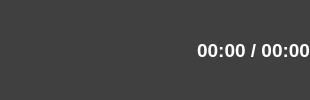
        <widget class="QWidget" name="Info" native="true">
         <property name="sizePolicy">
          <sizepolicy hsizetype="Expanding" vsizetype="Preferred">
           <horstretch>0</horstretch>
           <verstretch>0</verstretch>
          </sizepolicy>
         </property>
         <property name="font">
          <font>
           <pointsize>14</pointsize>
          </font>
         </property>
         <property name="styleSheet">
          <string notr="true">background-color: rgba(0, 0, 0, 0.5);</string>
         </property>
         <layout class="QHBoxLayout" name="horizontalLayout_7">
          <property name="spacing">
           <number>0</number>
          </property>
          <property name="leftMargin">
           <number>0</number>
          </property>
          <property name="topMargin">
           <number>0</number>
          </property>
          <property name="rightMargin">
           <number>0</number>
          </property>
          <property name="bottomMargin">
           <number>0</number>
          </property>
          <item>
           <widget class="QLabel" name="label_2">
            <property name="sizePolicy">
             <sizepolicy hsizetype="Fixed" vsizetype="Fixed">
              <horstretch>0</horstretch>
              <verstretch>0</verstretch>
             </sizepolicy>
            </property>
            <property name="minimumSize">
             <size>
              <width>150</width>
              <height>34</height>
             </size>
            </property>
            <property name="maximumSize">
             <size>
              <width>150</width>
              <height>34</height>
             </size>
            </property>
            <property name="styleSheet">
             <string notr="true">color: rgb(255, 255, 255);
background-color: rgba(0, 0, 0, 0);</string>
            </property>
            <property name="text">
             <string/>
            </property>
           </widget>
          </item>
          <item>
           <widget class="QLabel" name="labelCurrentPlaying">
            <property name="sizePolicy">
             <sizepolicy hsizetype="Expanding" vsizetype="Fixed">
              <horstretch>0</horstretch>
              <verstretch>0</verstretch>
             </sizepolicy>
            </property>
            <property name="minimumSize">
             <size>
              <width>0</width>
              <height>34</height>
             </size>
            </property>
            <property name="maximumSize">
             <size>
              <width>16777215</width>
              <height>34</height>
             </size>
            </property>
            <property name="font">
             <font>
              <pointsize>12</pointsize>
              <weight>75</weight>
              <italic>true</italic>
              <bold>true</bold>
             </font>
            </property>
            <property name="styleSheet">
             <string notr="true">background-color: rgba(0, 0, 0, 0);
color: rgb(255, 255, 255);</string>
            </property>
            <property name="text">
             <string/>
            </property>
            <property name="textFormat">
             <enum>Qt::AutoText</enum>
            </property>
            <property name="scaledContents">
             <bool>true</bool>
            </property>
            <property name="alignment">
             <set>Qt::AlignCenter</set>
            </property>
            <property name="wordWrap">
             <bool>true</bool>
            </property>
           </widget>
          </item>
          <item>
           <widget class="QLabel" name="playerPositionTime">
            <property name="sizePolicy">
             <sizepolicy hsizetype="Fixed" vsizetype="Fixed">
              <horstretch>0</horstretch>
              <verstretch>0</verstretch>
             </sizepolicy>
            </property>
            <property name="minimumSize">
             <size>
              <width>150</width>
              <height>34</height>
             </size>
            </property>
            <property name="maximumSize">
             <size>
              <width>150</width>
              <height>34</height>
             </size>
            </property>
            <property name="font">
             <font>
              <pointsize>14</pointsize>
              <weight>75</weight>
              <bold>true</bold>
             </font>
            </property>
            <property name="styleSheet">
             <string notr="true">color: rgb(255, 255, 255);
background-color: rgba(0, 0, 0, 0);</string>
            </property>
            <property name="text">
             <string>00:00 / 00:00</string>
            </property>
            <property name="alignment">
             <set>Qt::AlignRight|Qt::AlignTrailing|Qt::AlignVCenter</set>
            </property>
           </widget>
          </item>
         </layout>
        </widget>
